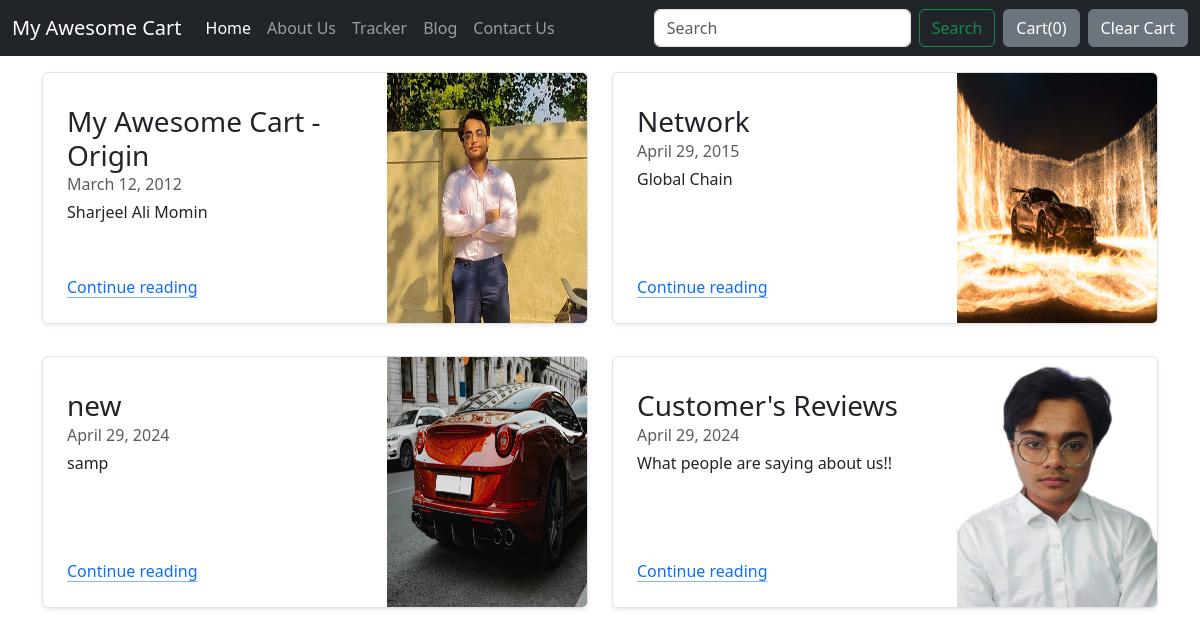
Screenshot of /blog/ with the database file from the repository.
### blog/models.py (models this page shows)
class Blogpost(models.Model):
    post_id = models.AutoField(primary_key=True)
    title = models.CharField(max_length=500)
    head0 = models.CharField(max_length=500, default="")
    chead0 = models.CharField(max_length=5000, default="")
    head1 = models.CharField(max_length=500, default="")
    chead1 = models.CharField(max_length=5000, default="")
    head2 = models.CharField(max_length=500, default="")
    chead2 = models.CharField(max_length=5000, default="")
    pub_date = models.DateField()
    thumbnail = models.ImageField(upload_to='shop/images', default="")
    def __str__(self):
        return self.title

### blog/views.py (the view)
# urls.py: path("", views.index, name="blogHome"),
def index(request):
    myposts = Blogpost.objects.all()
    print(myposts)
    return render(request, 'blog/index.html', {'myposts':myposts})

### blog/templates/blog/index.html (shortened to what this page needs)
{% extends 'blog/basic.html' %}
{% block body %}
    <div class="container mt-3">
    <div class="row my-2">
      {% for item in myposts %}
      <div class="col-md-6">
        <div class="row g-0 border rounded overflow-hidden flex-md-row mb-4 shadow-sm h-md-250 position-relative">
          <div class="col p-4 d-flex flex-column position-static">
            <h3 class="mb-0">{{item.title}}</h3>
            <div class="mb-1 text-body-secondary">{{item.pub_date}}</div>
            <p class="card-text mb-auto">{{item.head0}}</p>
            <a href="blogpost/{{item.post_id}}" class="icon-link gap-1 icon-link-hover stretched-link">
              Continue reading
            </a>
          </div>
          <div class="col-auto d-none d-lg-block">
            <img src="/media/{{item.thumbnail}}" class="bd-placeholder-img" width="200" height="250" xmlns="http://www.w3.org/2000/svg" ><title>Placeholder</title><rect width="100%" height="100%" fill="#55595c"></rect></img>
          </div>
        </div>
      </div>
        {% if forloop.counter|divisibleby:2 %}
  </div><div class="row my-2">
      {% endif %}
      {% endfor %}
</div>
   {% endblock %}

### blog/templates/blog/basic.html (shortened to what this page needs)
<!doctype html>
<html lang="en">
  <head>
    <link href="https://cdn.jsdelivr.net/npm/bootstrap@5.3.3/dist/css/bootstrap.min.css" rel="stylesheet">
</head>
<body>
{% load static %}
<nav class="navbar navbar-expand-lg navbar-dark bg-dark">
  <div class="container-fluid">
    <a class="navbar-brand" href="/shop">My Awesome Cart</a>
    <div class="collapse navbar-collapse" id="navbarSupportedContent">
      <ul class="navbar-nav me-auto mb-2 mb-lg-0">
        <li class="nav-item">
          <a class="nav-link active" aria-current="page" href="/shop">Home</a>
        </li>
        <li class="nav-item">
          <a class="nav-link" href="/shop/about">About Us</a>
        </li>
        <li class="nav-item">
          <a class="nav-link" href="/shop/tracker">Tracker</a>
        </li>
        <li class="nav-item">
          <a class="nav-link" href="/blog">Blog</a>
        </li>
         <li class="nav-item">
          <a class="nav-link" href="/shop/contact">Contact Us</a>
        </li>
      </ul>
      <form class="d-flex" role="search">
        <input class="form-control me-2" type="search" placeholder="Search" aria-label="Search">
        <button class="btn btn-outline-success" type="submit">Search</button>
      </form>
      <a class="nav-link" href="/shop/checkout">
        <button  type="button" class="btn btn-secondary mx-2" data-bs-toggle="popover" data-bs-content="Cart">
      Cart(<span id="cart">0</span>)
      </button>
      </a>
      <button class = 'btn btn-secondary' onclick='clearCart()' id='clearCart'>Clear Cart</button>
    </div>
  </div>
</nav>
{% block body %} {% endblock %}
</body>
</html>

### rows the page displays
Blogpost: title "My Awesome Cart - Origin", pub_date "March 12, 2012", head0 "Sharjeel Ali Momin", thumbnail (picture)
Blogpost: title "Network", pub_date "April 29, 2015", head0 "Global Chain", thumbnail (picture)
Blogpost: title "new", pub_date "April 29, 2024", head0 "samp", thumbnail (picture)
Blogpost: title "Customer's Reviews", pub_date "April 29, 2024", head0 "What people are saying about us!!", thumbnail (picture)
